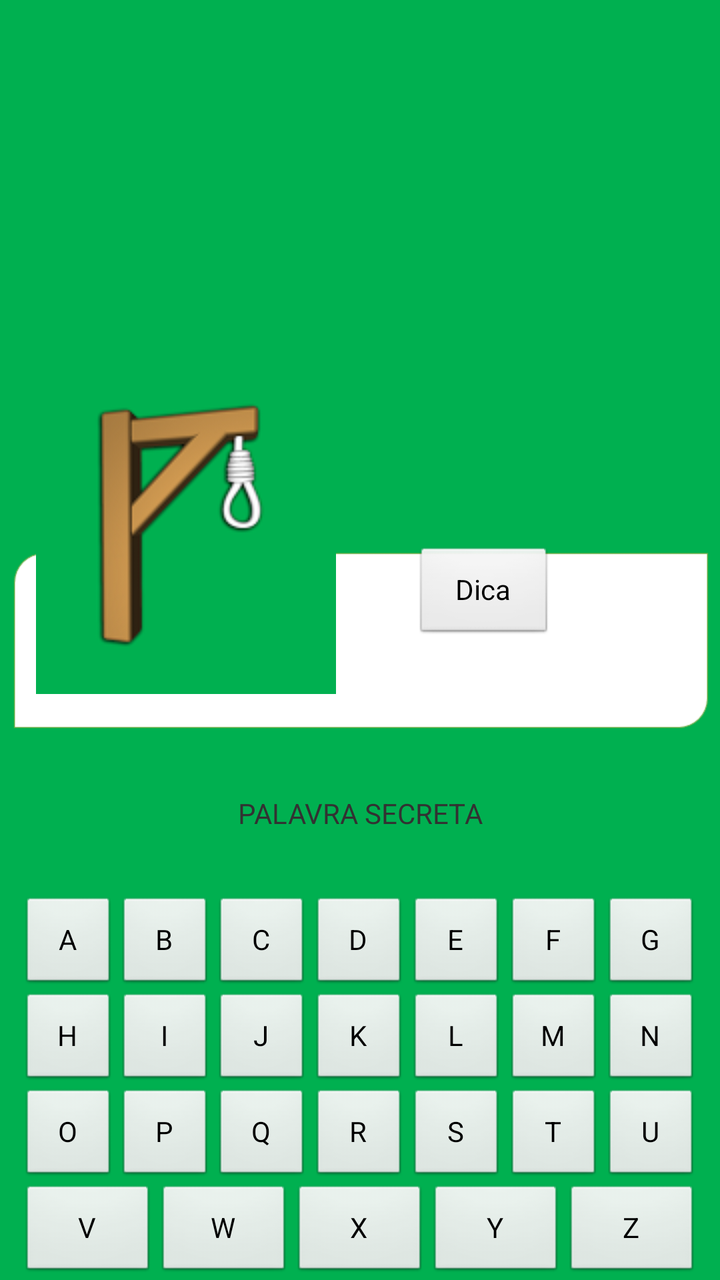
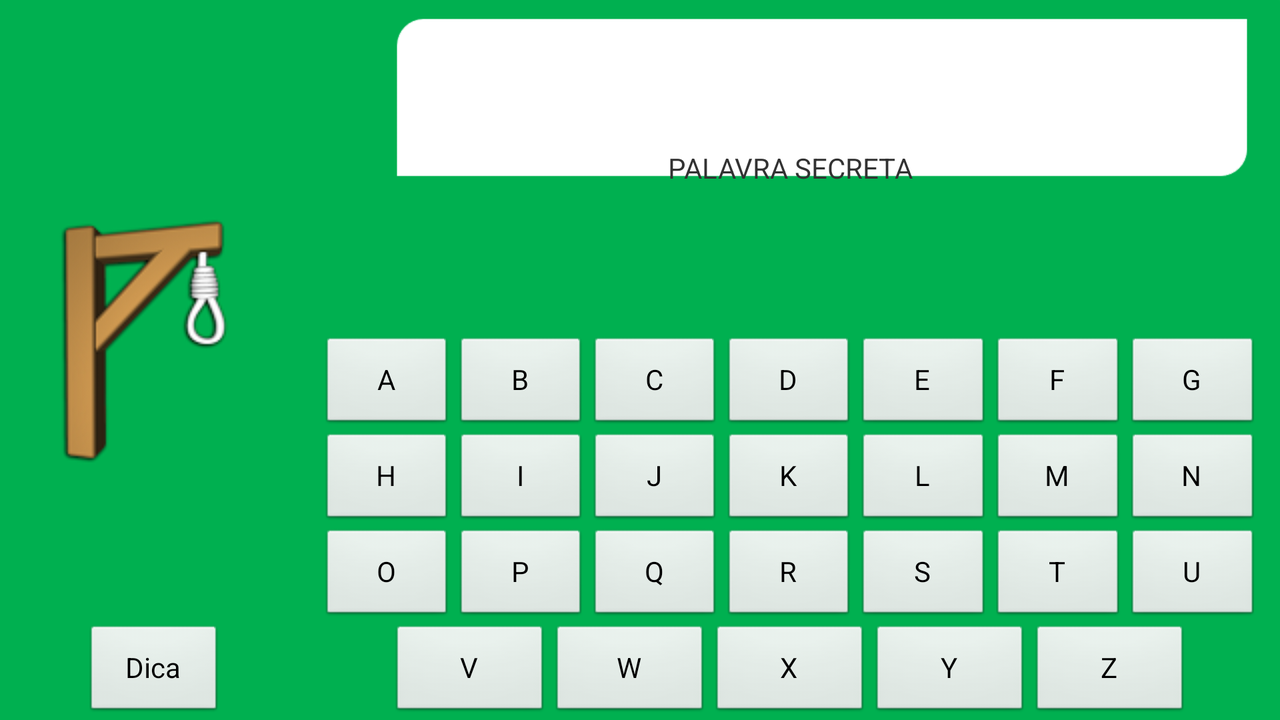

The same Android screen from two of the app's own layout files: first res/layout/ as a phone draws it, then the repository's variant for another configuration, drawn on a device whose configuration selects that folder. Both files follow.
<!-- AndroidManifest.xml: application theme AppTheme -->
<!-- res/layout/activity_game.xml -->
<RelativeLayout xmlns:android="http://schemas.android.com/apk/res/android"
	    android:layout_width="match_parent"
	    android:layout_height="match_parent"
	    android:background="@drawable/greenbackground2" >

    <LinearLayout
        android:id="@+id/lBotoes"
        android:layout_width="match_parent"
        android:layout_height="wrap_content"
        android:orientation="vertical"
        android:paddingLeft="10dp"
        android:paddingRight="10dp"
        android:layout_alignParentBottom="true" >
        <LinearLayout
            android:layout_width="match_parent"
            android:layout_height="wrap_content"
            android:orientation="horizontal" >
            <Button
                style="@style/letras"
                android:id="@+id/bA"
                android:text="A" />
            <Button
                style="@style/letras"
                android:id="@+id/bB"
                android:text="B" />
            <Button
                style="@style/letras"
                android:id="@+id/bC"
                android:text="C" />
            <Button
                style="@style/letras"
                android:id="@+id/bD"
                android:text="D" />
            <Button
                style="@style/letras"
                android:id="@+id/bE"
                android:text="E" />
            <Button
                style="@style/letras"
                android:id="@+id/bF"
                android:text="F" />
            <Button
                style="@style/letras"
                android:id="@+id/bG"
                android:text="G" />
        </LinearLayout>
        <LinearLayout
            android:layout_width="match_parent"
            android:layout_height="wrap_content"
            android:orientation="horizontal" >
            <Button
                style="@style/letras"
                android:id="@+id/bH"
                android:text="H" />
            <Button
                style="@style/letras"
                android:id="@+id/bI"
                android:text="I" />
            <Button
                style="@style/letras"
                android:id="@+id/bJ"
                android:text="J" />
            <Button
                style="@style/letras"
                android:id="@+id/bK"
                android:text="K" />
            <Button
                style="@style/letras"
                android:id="@+id/bL"
                android:text="L" />
            <Button
                style="@style/letras"
                android:id="@+id/bM"
                android:text="M" />
            <Button
                style="@style/letras"
                android:id="@+id/bN"
                android:text="N" />
        </LinearLayout>
        <LinearLayout
            android:layout_width="match_parent"
            android:layout_height="wrap_content"
            android:orientation="horizontal" >
            <Button
                style="@style/letras"
                android:id="@+id/bO"
                android:text="O" />
            <Button
                style="@style/letras"
                android:id="@+id/bP"
                android:text="P" />
            <Button
                style="@style/letras"
                android:id="@+id/bQ"
                android:text="Q" />
            <Button
                style="@style/letras"
                android:id="@+id/bR"
                android:text="R" />
            <Button
                style="@style/letras"
                android:id="@+id/bS"
                android:text="S" />
            <Button
                style="@style/letras"
                android:id="@+id/bT"
                android:text="T" />
            <Button
                style="@style/letras"
                android:id="@+id/bU"
                android:text="U" />
        </LinearLayout>
        <LinearLayout
            android:layout_width="match_parent"
            android:layout_height="wrap_content"
            android:orientation="horizontal" >
            <Button
                style="@style/letras"
                android:id="@+id/bV"
                android:text="V" />
            <Button
                style="@style/letras"
                android:id="@+id/bW"
                android:text="W" />
            <Button
                style="@style/letras"
                android:id="@+id/bX"
                android:text="X" />
            <Button
                style="@style/letras"
                android:id="@+id/bY"
                android:text="Y" />
            <Button
                style="@style/letras"
                android:id="@+id/bZ"
                android:text="Z" />
        </LinearLayout>
    </LinearLayout>

    <Button
        android:id="@+id/bDica"
        android:layout_width="wrap_content"
        android:layout_height="wrap_content"
        android:layout_above="@+id/tvPalavra"
        android:layout_marginBottom="76dp"
        android:layout_marginLeft="39dp"
        android:layout_toRightOf="@+id/ivForca"
        android:text="   Dica   " />

    <TextView
        android:id="@+id/tvPalavra"
        android:layout_width="match_parent"
        android:layout_height="wrap_content"
        android:layout_above="@+id/lBotoes"
        android:layout_alignParentLeft="true"
        android:layout_marginBottom="32dp"
        android:gravity="center"
        android:text="PALAVRA SECRETA" />

    <ImageView
        android:id="@+id/ivForca"
        android:layout_width="wrap_content"
        android:layout_height="wrap_content"
        android:layout_above="@+id/tvPalavra"
        android:layout_alignParentLeft="true"
        android:layout_marginBottom="50dp"
        android:layout_marginLeft="18dp"
        android:src="@drawable/forca_6" />

</RelativeLayout>
<!-- resources referenced by this layout -->
<resources>
  <!-- drawable forca_6: png bitmap (drawable, 11544 bytes) -->
  <!-- drawable greenbackground2: png bitmap (drawable, 2244 bytes) -->
  <style name="letras">
          <item name="android:layout_width">0dp</item>
          <item name="android:layout_height">wrap_content</item>
          <item name="android:layout_weight">1</item>
      </style>
  <style name="AppTheme" parent="android:Theme.Light.NoTitleBar" />
</resources>
<!-- res/layout-land/activity_game.xml (the repository's variant of the layout above) -->
<!-- drawn on the phone turned sideways -->
<RelativeLayout xmlns:android="http://schemas.android.com/apk/res/android"
    android:layout_width="match_parent"
    android:layout_height="match_parent"
    android:background="@drawable/greenbackground" >

    <LinearLayout
        android:id="@+id/lBotoes"
        android:layout_width="match_parent"
        android:layout_height="wrap_content"
        android:layout_alignParentBottom="true"
        android:layout_toRightOf="@id/ivForca"
        android:orientation="vertical"
        android:paddingLeft="10dp"
        android:paddingRight="10dp" >

        <LinearLayout
            android:layout_width="match_parent"
            android:layout_height="wrap_content"
            android:orientation="horizontal" >

            <Button
                android:id="@+id/bA"
                style="@style/letras"
                android:text="A" />

            <Button
                android:id="@+id/bB"
                style="@style/letras"
                android:text="B" />

            <Button
                android:id="@+id/bC"
                style="@style/letras"
                android:text="C" />

            <Button
                android:id="@+id/bD"
                style="@style/letras"
                android:text="D" />

            <Button
                android:id="@+id/bE"
                style="@style/letras"
                android:text="E" />

            <Button
                android:id="@+id/bF"
                style="@style/letras"
                android:text="F" />

            <Button
                android:id="@+id/bG"
                style="@style/letras"
                android:text="G" />
        </LinearLayout>

        <LinearLayout
            android:layout_width="match_parent"
            android:layout_height="wrap_content"
            android:orientation="horizontal" >

            <Button
                android:id="@+id/bH"
                style="@style/letras"
                android:text="H" />

            <Button
                android:id="@+id/bI"
                style="@style/letras"
                android:text="I" />

            <Button
                android:id="@+id/bJ"
                style="@style/letras"
                android:text="J" />

            <Button
                android:id="@+id/bK"
                style="@style/letras"
                android:text="K" />

            <Button
                android:id="@+id/bL"
                style="@style/letras"
                android:text="L" />

            <Button
                android:id="@+id/bM"
                style="@style/letras"
                android:text="M" />

            <Button
                android:id="@+id/bN"
                style="@style/letras"
                android:text="N" />
        </LinearLayout>

        <LinearLayout
            android:layout_width="match_parent"
            android:layout_height="wrap_content"
            android:orientation="horizontal" >

            <Button
                android:id="@+id/bO"
                style="@style/letras"
                android:text="O" />

            <Button
                android:id="@+id/bP"
                style="@style/letras"
                android:text="P" />

            <Button
                android:id="@+id/bQ"
                style="@style/letras"
                android:text="Q" />

            <Button
                android:id="@+id/bR"
                style="@style/letras"
                android:text="R" />

            <Button
                android:id="@+id/bS"
                style="@style/letras"
                android:text="S" />

            <Button
                android:id="@+id/bT"
                style="@style/letras"
                android:text="T" />

            <Button
                android:id="@+id/bU"
                style="@style/letras"
                android:text="U" />
        </LinearLayout>

        <LinearLayout
            android:layout_width="match_parent"
            android:layout_height="wrap_content"
            android:layout_marginLeft="35dp"
            android:layout_marginRight="35dp"
            android:orientation="horizontal" >

            <Button
                android:id="@+id/bV"
                style="@style/letras"
                android:text="V" />

            <Button
                android:id="@+id/bW"
                style="@style/letras"
                android:text="W" />

            <Button
                android:id="@+id/bX"
                style="@style/letras"
                android:text="X" />

            <Button
                android:id="@+id/bY"
                style="@style/letras"
                android:text="Y" />

            <Button
                android:id="@+id/bZ"
                style="@style/letras"
                android:text="Z" />
        </LinearLayout>
    </LinearLayout>

    <TextView
        android:id="@+id/tvPalavra"
        android:layout_width="match_parent"
        android:layout_height="match_parent"
        android:layout_above="@id/lBotoes"
        android:layout_toRightOf="@id/ivForca"
        android:gravity="center"
        android:text="PALAVRA SECRETA" />

    <Button
        android:id="@+id/bDica"
        android:layout_width="wrap_content"
        android:layout_height="wrap_content"
        android:layout_alignParentBottom="true"
        android:layout_alignRight="@+id/ivForca"
        android:layout_marginRight="38dp"
        android:text="   Dica   " />

    <ImageView
        android:id="@+id/ivForca"
        android:layout_width="wrap_content"
        android:layout_height="wrap_content"
        android:layout_alignParentLeft="true"
        android:layout_centerVertical="true"
        android:contentDescription="@null"
        android:src="@drawable/forca_6" />

</RelativeLayout>
<!-- resources referenced by the variant -->
<!-- as the phone turned sideways resolves them -->
<resources>
  <!-- drawable forca_6: png bitmap (drawable, 11544 bytes) -->
  <!-- drawable greenbackground: png bitmap (drawable, 2996 bytes) -->
  <style name="letras">
          <item name="android:layout_width">0dp</item>
          <item name="android:layout_height">wrap_content</item>
          <item name="android:layout_weight">1</item>
      </style>
  <style name="AppTheme" parent="android:Theme.Light.NoTitleBar" />
</resources>
